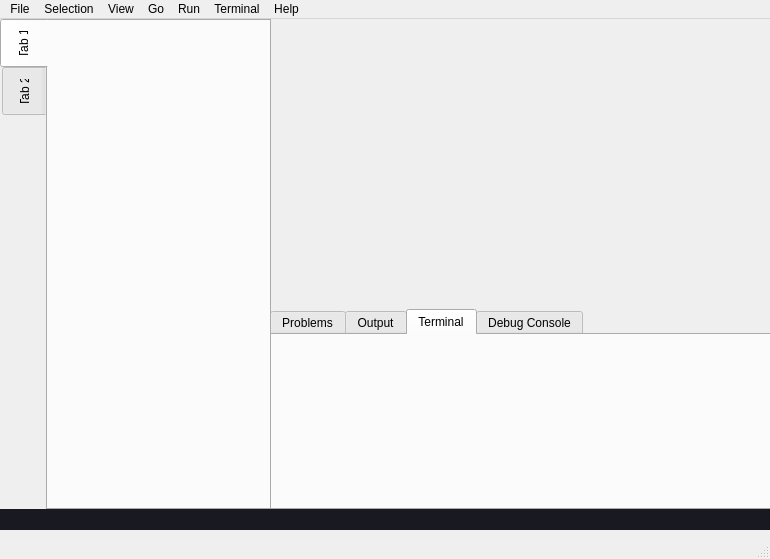
<?xml version="1.0" encoding="UTF-8"?>
<ui version="4.0">
 <class>EchidnaEditor</class>
 <widget class="QMainWindow" name="EchidnaEditor">
  <property name="geometry">
   <rect>
    <x>0</x>
    <y>0</y>
    <width>770</width>
    <height>559</height>
   </rect>
  </property>
  <property name="windowTitle">
   <string>Echidna Editor</string>
  </property>
  <widget class="QWidget" name="centralWidget">
   <widget class="QWidget" name="statusBar" native="true">
    <property name="geometry">
     <rect>
      <x>0</x>
      <y>490</y>
      <width>801</width>
      <height>21</height>
     </rect>
    </property>
    <property name="styleSheet">
     <string notr="true">background-color: #191A21</string>
    </property>
   </widget>
   <widget class="QTabWidget" name="langFeaturesTab">
    <property name="geometry">
     <rect>
      <x>270</x>
      <y>290</y>
      <width>531</width>
      <height>201</height>
     </rect>
    </property>
    <property name="currentIndex">
     <number>2</number>
    </property>
    <widget class="QWidget" name="problemsTab">
     <attribute name="title">
      <string>Problems</string>
     </attribute>
    </widget>
    <widget class="QWidget" name="outputTab">
     <attribute name="title">
      <string>Output</string>
     </attribute>
    </widget>
    <widget class="QWidget" name="terminalTab">
     <attribute name="title">
      <string>Terminal</string>
     </attribute>
    </widget>
    <widget class="QWidget" name="debugConsoleTab">
     <attribute name="title">
      <string>Debug Console</string>
     </attribute>
    </widget>
   </widget>
   <widget class="QTabWidget" name="activityTab">
    <property name="geometry">
     <rect>
      <x>0</x>
      <y>0</y>
      <width>271</width>
      <height>491</height>
     </rect>
    </property>
    <property name="styleSheet">
     <string notr="true">QTabBar::tab {
width: 48px;
height: 48px;

}
</string>
    </property>
    <property name="tabPosition">
     <enum>QTabWidget::West</enum>
    </property>
    <property name="currentIndex">
     <number>0</number>
    </property>
    <widget class="QWidget" name="tab_3">
     <attribute name="title">
      <string>Tab 1</string>
     </attribute>
    </widget>
    <widget class="QWidget" name="tab_4">
     <attribute name="title">
      <string>Tab 2</string>
     </attribute>
    </widget>
   </widget>
  </widget>
  <widget class="QMenuBar" name="menubar">
   <property name="geometry">
    <rect>
     <x>0</x>
     <y>0</y>
     <width>770</width>
     <height>25</height>
    </rect>
   </property>
   <widget class="QMenu" name="menuSelection">
    <property name="title">
     <string>Selection</string>
    </property>
   </widget>
   <widget class="QMenu" name="menuView">
    <property name="title">
     <string>View</string>
    </property>
    <widget class="QMenu" name="menuTabs">
     <property name="title">
      <string>Tabs</string>
     </property>
     <addaction name="actionProblem"/>
     <addaction name="actionOutput"/>
     <addaction name="actionDebugConsole"/>
     <addaction name="actionTerminal"/>
    </widget>
    <addaction name="menuTabs"/>
   </widget>
   <widget class="QMenu" name="menuGo">
    <property name="title">
     <string>Go</string>
    </property>
   </widget>
   <widget class="QMenu" name="menuRun">
    <property name="title">
     <string>Run</string>
    </property>
   </widget>
   <widget class="QMenu" name="menuTerminal">
    <property name="title">
     <string>Terminal</string>
    </property>
   </widget>
   <widget class="QMenu" name="menuHelp">
    <property name="title">
     <string>Help</string>
    </property>
    <addaction name="actionGitHub_Repository"/>
   </widget>
   <widget class="QMenu" name="menuEchidna">
    <property name="title">
     <string>File</string>
    </property>
    <widget class="QMenu" name="menuNew">
     <property name="title">
      <string>New</string>
     </property>
     <addaction name="actionFile"/>
     <addaction name="actionWindow"/>
    </widget>
    <widget class="QMenu" name="menuOpen">
     <property name="title">
      <string>Open</string>
     </property>
     <addaction name="actionFile_2"/>
     <addaction name="actionFolder"/>
     <addaction name="actionAddFolderToWorkspace"/>
    </widget>
    <addaction name="menuNew"/>
    <addaction name="menuOpen"/>
    <addaction name="actionSave"/>
   </widget>
   <addaction name="menuEchidna"/>
   <addaction name="menuSelection"/>
   <addaction name="menuView"/>
   <addaction name="menuGo"/>
   <addaction name="menuRun"/>
   <addaction name="menuTerminal"/>
   <addaction name="menuHelp"/>
  </widget>
  <widget class="QStatusBar" name="statusbar"/>
  <action name="actionNew_File">
   <property name="text">
    <string>New File</string>
   </property>
  </action>
  <action name="actionUndo">
   <property name="text">
    <string>Undo</string>
   </property>
  </action>
  <action name="actionRedo">
   <property name="text">
    <string>Redo</string>
   </property>
  </action>
  <action name="actionProblem">
   <property name="text">
    <string>Problems</string>
   </property>
  </action>
  <action name="actionOutput">
   <property name="text">
    <string>Output</string>
   </property>
  </action>
  <action name="actionDebugConsole">
   <property name="text">
    <string>Debug Console</string>
   </property>
  </action>
  <action name="actionTerminal">
   <property name="text">
    <string>Terminal</string>
   </property>
  </action>
  <action name="actionFileTop">
   <property name="text">
    <string>File</string>
   </property>
  </action>
  <action name="actionWindow">
   <property name="text">
    <string>Window</string>
   </property>
  </action>
  <action name="actionSave">
   <property name="text">
    <string>Save</string>
   </property>
  </action>
  <action name="actionFile">
   <property name="text">
    <string>File</string>
   </property>
  </action>
  <action name="actionFolder">
   <property name="text">
    <string>Folder</string>
   </property>
  </action>
  <action name="actionAddFolderToWorkspace">
   <property name="text">
    <string>Add Folder to Workspace</string>
   </property>
  </action>
  <action name="actionGitHub_Repository">
   <property name="text">
    <string>GitHub Repository</string>
   </property>
  </action>
 </widget>
 <resources/>
 <connections/>
</ui>
